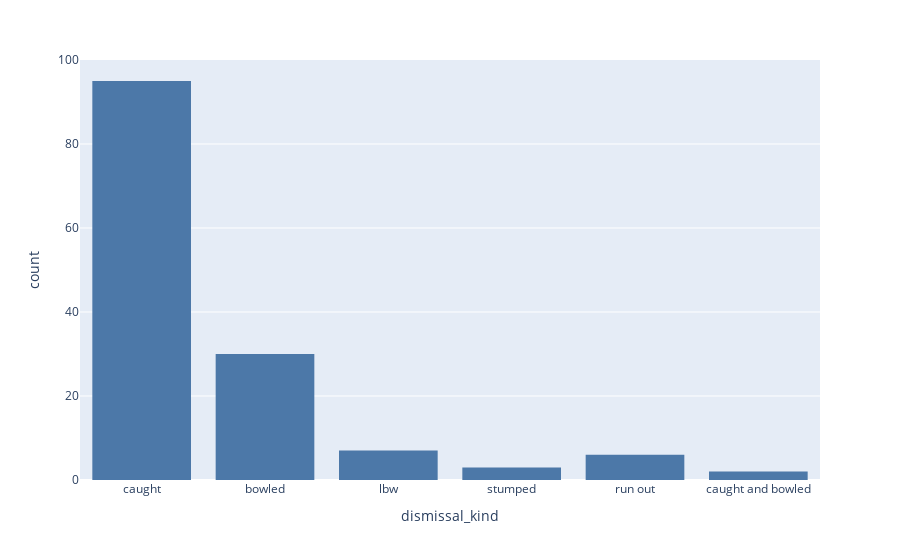

Notebook code cell kept with this figure:
### Code cell
ps.histogram(data_frame=df_rcbbatting[df_rcbbatting['player_dismissed']=='V Kohli'],x='dismissal_kind',color_discrete_sequence=ps.colors.qualitative.T10)

### Figure 1 — Plotly figure (JSON) as saved in the notebook; plotly's stock layout.template omitted (floating-point values rounded to 4 significant figures; data arrays with more than 128 entries replaced by an {"elided": "..."} marker saying what was removed)
{"data": [{"hovertemplate": "dismissal_kind=%{x}<br>count=%{y}", "showlegend": false, "legendgroup": "", "name": "", "yaxis": "y", "marker": {"color": "#4C78A8"}, "hoverlabel": {"namelength": 0}, "offsetgroup": "", "xaxis": "x", "bingroup": "x", "x": {"elided": "143 str values"}, "alignmentgroup": "True", "type": "histogram", "orientation": "v"}], "layout": {"xaxis": {"domain": [0, 1], "anchor": "y", "title": {"text": "dismissal_kind"}}, "yaxis": {"domain": [0, 1], "anchor": "x", "title": {"text": "count"}}, "barmode": "relative", "margin": {"t": 60}, "legend": {"tracegroupgap": 0}}}
